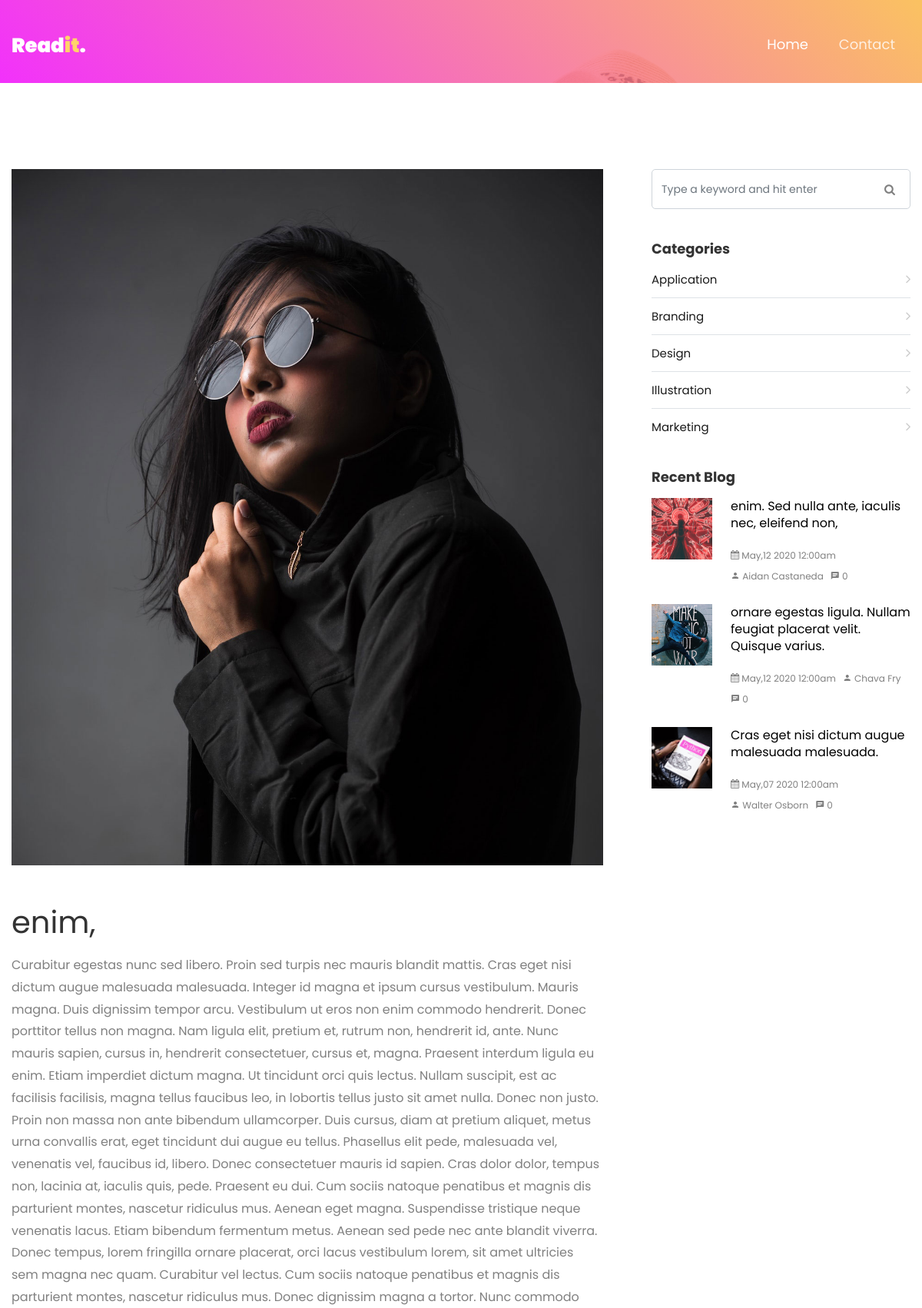
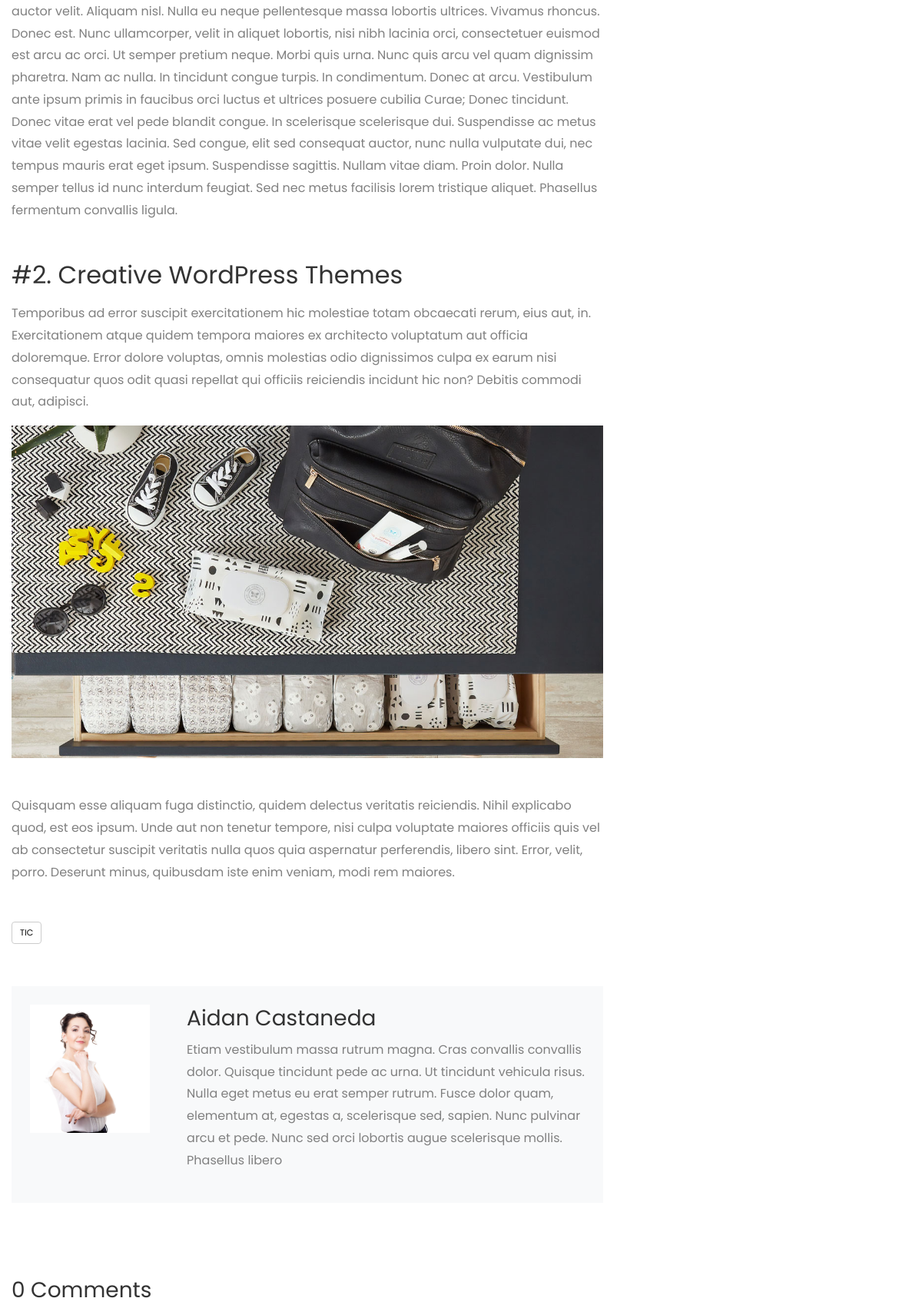
The page /posts/42/enim.html (upper part) on the database its author committed (2 pictures, top to bottom).
### tables this page shows
CREATE TABLE `posts` (
  `id` int(10) unsigned NOT NULL AUTO_INCREMENT,
  `title` varchar(255) NOT NULL,
  `created_at` datetime DEFAULT NULL,
  `resume` varchar(255) DEFAULT NULL,
  `image` varchar(45) DEFAULT NULL,
  `content` text,
  `author_id` int(10) unsigned NOT NULL,
  `category_id` int(10) unsigned NOT NULL,
  PRIMARY KEY (`id`),
  KEY `fk_posts_authors_idx` (`author_id`),
  KEY `fk_posts_categories1_idx` (`category_id`),
  CONSTRAINT `fk_posts_authors` FOREIGN KEY (`author_id`) REFERENCES `authors` (`id`) ON DELETE NO ACTION ON UPDATE NO ACTION,
  CONSTRAINT `fk_posts_categories1` FOREIGN KEY (`category_id`) REFERENCES `categories` (`id`) ON DELETE NO ACTION ON UPDATE NO ACTION
);

CREATE TABLE `tags` (
  `id` int(10) unsigned NOT NULL AUTO_INCREMENT,
  `name` varchar(45) NOT NULL,
  PRIMARY KEY (`id`)
);

CREATE TABLE `authors` (
  `id` int(10) unsigned NOT NULL AUTO_INCREMENT,
  `lastname` varchar(45) NOT NULL,
  `firstname` varchar(45) DEFAULT NULL,
  `biography` text,
  `image` varchar(45) DEFAULT NULL,
  PRIMARY KEY (`id`)
);

CREATE TABLE `categories` (
  `id` int(10) unsigned NOT NULL AUTO_INCREMENT,
  `name` varchar(45) NOT NULL,
  PRIMARY KEY (`id`)
);

### app/views/posts/show.php (called while the page is built, shortened)
<?php include '../app/views/posts/_show.php'; ?>
<?php include '../app/views/tags/postsTag.php'; ?>
<?php include '../app/views/authors/show.php'; ?>
<?php include '../app/views/comments/index.php'; ?>

### app/controllers/postsController.php (called while the page is built, shortened)
<?php
function showAction(PDO $conn, string $id)
{
    include_once '../app/models/postsModel.php';
    include_once '../app/models/tagsModel.php';
    include_once '../app/models/authorsModel.php';
    include_once '../app/models/commentsModel.php';
    $post = PostsModel\findOneById($conn, $id);
    $tags = TagsModel\findAllByPostId($conn, $id);
    $author = AuthorsModel\findAllByPostId($conn, $id);
    $comments = CommentsModel\findAllByPostId($conn, $id);
    include '../app/views/posts/show.php';
    $content = ob_get_clean();
}

### app/routers/posts.php (called while the page is built, shortened)
<?php
include_once '../app/controllers/postsController.php';
switch ($_GET['posts']):
    case 'show':
        PostsController\showAction($conn,$_GET['id']);
        break;
endswitch;

### app/routers/index.php (called while the page is built)
<?php
if (isset($_GET['users'])):
     include_once '../app/routers/users.php';
elseif (isset($_GET['comments']) and $_GET['comments'] == 'add'):
     include_once '../app/controllers/commentsController.php';
     \App\Controllers\CommentsController\storeAction($conn);
elseif (isset($_GET['contact'])):
     include_once '../app/routers/contact.php';
elseif (isset($_GET['tags'])):
     include_once '../app/routers/tags.php';
elseif (isset($_GET['categories'])):
     include_once '../app/routers/categories.php';
elseif (isset($_GET['posts'])):
     include_once '../app/routers/posts.php';
else:
     include_once '../app/controllers/postsController.php';
     \App\Controllers\PostsController\indexAction($conn);
endif;

### public/index.php (called while the page is built)
<?php
require_once '../core/init.php';
require_once '../app/routers/index.php';
require_once '../app/views/templates/default.php';

### app/models/postsModel.php (called while the page is built, shortened)
<?php
function findAll(PDO $conn, int $page = 1, bool $withNextPage = false, int $limit = 10): array
{
    $page = max(1, $page);
    $limit = max(1, $limit);
    $offset = ($page - 1) * $limit;
    $queryLimit = $withNextPage ? $limit + 1 : $limit;
    $sql = "SELECT p.*, a.id AS authorId, a.firstname, a.lastname,
                   COUNT(c.id) AS commentsCount
            FROM posts p
            JOIN authors a ON p.author_id = a.id
            LEFT JOIN comments c ON c.post_id = p.id
            GROUP BY p.id, p.title, p.created_at, p.resume, p.image,
                     p.content, p.author_id, p.category_id,
                     a.id, a.firstname, a.lastname
            ORDER BY p.created_at DESC
            LIMIT {$queryLimit}
            OFFSET {$offset};";
    $rs = $conn->query($sql);
    $posts = $rs->fetchAll(PDO::FETCH_ASSOC);
    return $posts;
}
function findOneById(PDO $conn, string $id): array
{
    $sql = "SELECT *
            FROM posts
            WHERE id = :id;";
    $rs = $conn->prepare($sql);
    $rs->bindValue(':id', $id, PDO::PARAM_INT);
    $rs->execute();
    $post = $rs->fetch(PDO::FETCH_ASSOC);
    return $post;
}

### app/models/tagsModel.php (called while the page is built, shortened)
<?php
function findAllByPostId(PDO $conn, string $id): array
{
    $sql = "SELECT t.id AS tagsId, t.name AS tagsName
            FROM posts_has_tags pht
            JOIN tags t ON pht.tag_id = t.id
            WHERE post_id = :id
            ORDER BY t.name ASC;";
    $rs = $conn->prepare($sql);
    $rs->bindValue(':id', $id, PDO::PARAM_INT);
    $rs->execute();
    $tags = $rs->fetchAll(PDO::FETCH_ASSOC);
    return $tags;
}

### core/helpers.php (called while the page is built, shortened)
<?php
function slugify(string $text): string {
    $text = iconv('UTF-8', 'ASCII//TRANSLIT//IGNORE', $text);
    $text = strtolower($text);
    $text = preg_replace('/[^a-z0-9]+/', '-', $text);
    $text = trim($text, '-');
    return empty($text) ? 'n-a' : $text;
}

### app/models/authorsModel.php (called while the page is built, shortened)
<?php
function findAllByPostId(PDO $conn, string $id):array
{
    $sql = "SELECT a.id AS authorId, a.lastname, a.firstname, a.biography, a.image as authorImage
            FROM posts p
            JOIN authors a ON p.author_id = a.id
            WHERE p.id = :id;";
    $rs = $conn->prepare($sql);
    $rs->bindValue(':id', $id, PDO::PARAM_INT);
    $rs->execute();
    $author = $rs->fetch(PDO::FETCH_ASSOC);
    return $author;
}

### app/models/commentsModel.php (called while the page is built, shortened)
<?php
function findAllByPostId(PDO $conn, string $id):array
{
    $sql = "SELECT c.id AS commentsId, c.pseudo, c.content AS commentContent, c.created_at AS commentCreatedAt
            FROM comments c
            WHERE post_id = :id;";
    $rs = $conn->prepare($sql);
    $rs->bindValue(':id', $id, PDO::PARAM_INT);
    $rs->execute();
    $comments = $rs->fetchAll(PDO::FETCH_ASSOC);
    return $comments;
}

### app/models/categoriesModel.php (called while the page is built, shortened)
<?php
function findAll(PDO $conn): array
{
    $sql = "SELECT *
            FROM categories
            ORDER BY name ASC;";
    $rs = $conn->query($sql);
    $categories = $rs->fetchAll(PDO::FETCH_ASSOC);
    return $categories;
}

### app/views/posts/recentPost.php (the view)
<h3>Recent Blog</h3>
<?php
 include_once '../app/models/postsModel.php';
 global $conn;
 $posts = \App\Models\PostsModel\findAll($conn, 1, false, 3);
 foreach ($posts as $post):
   $created_at = strtotime($post['created_at']); ?>
  <div class="block-21 mb-4 d-flex">
    <a class="blog-img mr-4" style="background-image: url(images/<?php echo $post['image']; ?>);"></a>
    <div class="text">
      <h3 class="heading"><a href="posts/<?php echo $post['id']; ?>/<?php echo Core\Helpers\slugify($post['title']); ?>.html"><?php echo $post['title']; ?></a></h3>
      <div class="meta">
        <div><a href="posts/<?php echo $post['id']; ?>/<?php echo Core\Helpers\slugify($post['title']); ?>.html"><span class="icon-calendar"></span> <?php echo date('F,d Y  g:ia', $created_at); ?></a></div>
        <div><a href="posts/<?php echo $post['id']; ?>/<?php echo Core\Helpers\slugify($post['title']); ?>.html"><span class="icon-person"></span> <?php echo $post['firstname'] . ' ' . $post['lastname']; ?></a></div>
        <div><a href="posts/<?php echo $post['id']; ?>/<?php echo Core\Helpers\slugify($post['title']); ?>.html"><span class="icon-chat"></span> <?php echo (int) $post['commentsCount']; ?></a></div>
      </div>
    </div>
  </div>
<?php endforeach; ?>

### app/views/posts/_show.php (shortened to what this page needs)
<p class="mb-5">
  <img src="images/<?php echo $post['image'] ?>" alt="<?php echo htmlspecialchars($post['title']); ?>" class="img-fluid">
</p>
<h1 class="mb-3 h1"><?php echo htmlspecialchars($post['title']); ?></h1>
<p><?php echo htmlspecialchars($post['content']); ?></p>
<h2 class="mb-3 mt-5">#2. Creative WordPress Themes</h2>
<p>Temporibus ad error suscipit exercitationem hic molestiae totam obcaecati rerum, eius aut, in. Exercitationem atque quidem tempora maiores ex architecto voluptatum aut officia doloremque. Error dolore voluptas, omnis molestias odio dignissimos culpa ex earum nisi consequatur quos odit quasi repellat qui officiis reiciendis incidunt hic non? Debitis commodi aut, adipisci.</p>
<p class="mb-5">
  <img src="images/image_2.jpg" alt="" class="img-fluid">
</p>
<p>Quisquam esse aliquam fuga distinctio, quidem delectus veritatis reiciendis. Nihil explicabo quod, est eos ipsum. Unde aut non tenetur tempore, nisi culpa voluptate maiores officiis quis vel ab consectetur suscipit veritatis nulla quos quia aspernatur perferendis, libero sint. Error, velit, porro. Deserunt minus, quibusdam iste enim veniam, modi rem maiores.</p>

### app/views/tags/postsTag.php (shortened to what this page needs)
<div class="tag-widget post-tag-container mb-5 mt-5">
    <div class="tagcloud">
        <?php foreach ($tags as $tag): ?>
            <a href="tags/<?php echo $tag['tagsId']; ?>/<?php echo Core\Helpers\slugify($tag['tagsName']); ?>.html" class="tag-cloud-link"><?php echo htmlspecialchars($tag['tagsName']); ?></a>
        <?php endforeach; ?>
    </div>
</div>

### app/views/authors/show.php (shortened to what this page needs)
<div class="about-author d-flex p-4 bg-light">
  <div class="bio mr-5">
    <img src="images/<?php echo $author['authorImage']; ?>" alt="<?php echo $author['lastname']; ?> <?php echo $author['firstname']; ?>" class="img-fluid mb-4">
  </div>
  <div class="desc">
    <h3><?php echo $author['firstname']; ?> <?php echo $author['lastname']; ?></h3>
    <p><?php echo $author['biography']; ?></p>
  </div>
</div>

### app/views/comments/index.php (shortened to what this page needs)
<div class="pt-5 mt-5">
  <h3 class="mb-5"><?php echo count($comments); ?> Comments</h3>
</div>

### app/views/templates/default.php (shortened to what this page needs)
<!DOCTYPE html>
<html lang="en">
<head>
<?php include '../app/views/templates/partials/_head.php' ?>
</head>
<body>
<?php include '../app/views/templates/partials/_nav.php' ?>
<?php include '../app/views/templates/partials/_hero.php' ?>
<?php include '../app/views/templates/partials/_main.php' ?>
</body>
</html>

### app/views/templates/partials/_head.php (shortened to what this page needs)
<link rel="stylesheet" href="css/open-iconic-bootstrap.min.css">
<link rel="stylesheet" href="css/animate.css">
<link rel="stylesheet" href="css/owl.carousel.min.css">
<link rel="stylesheet" href="css/owl.theme.default.min.css">
<link rel="stylesheet" href="css/magnific-popup.css">
<link rel="stylesheet" href="css/aos.css">
<link rel="stylesheet" href="css/ionicons.min.css">
<link rel="stylesheet" href="css/flaticon.css">
<link rel="stylesheet" href="css/icomoon.css">
<link rel="stylesheet" href="css/style.css">

### app/views/templates/partials/_nav.php (shortened to what this page needs)
<nav class="navbar px-md-0 navbar-expand-lg navbar-dark ftco_navbar bg-dark ftco-navbar-light" id="ftco-navbar">
	<div class="container">
		<a class="navbar-brand" href="index.html">Read<i>it</i>.</a>
		<div class="collapse navbar-collapse" id="ftco-nav">
			<ul class="navbar-nav ml-auto">
				<li class="nav-item active"><a href="index.html" class="nav-link">Home</a></li>
				<li class="nav-item"><a href="contact.html" class="nav-link">Contact</a></li>
			</ul>
		</div>
	</div>
</nav>

### app/views/templates/partials/_hero.php (shortened to what this page needs)
<div class="hero-wrap" style="background-image: url('images/bg_1.jpg');" data-stellar-background-ratio="0.5">
  <div class="overlay"></div>
  <div class="container">
    <div class="row no-gutters slider-text align-items-center justify-content-start" data-scrollax-parent="true">
      <div class="col-md-12 ftco-animate">
        <h1 class="mb-4 mb-md-0" style="height: .9em;"></h1>
      </div>
    </div>
  </div>
</div>

### app/views/templates/partials/_main.php (shortened to what this page needs)
<section class="ftco-section ftco-degree-bg">
    <div class="container">
        <div class="row">
            <div class="col-lg-8 ftco-animate">
                <?php echo $content; ?>
            </div>
            <div class="col-lg-4 sidebar pl-lg-5 ftco-animate">
                <?php include '../app/views/templates/partials/_aside.php' ?>
            </div>
        </div>
    </div>
</section>

### app/views/templates/partials/_aside.php (shortened to what this page needs)
<div class="sidebar-box">
  <form action="posts/search" method="get" class="search-form" onsubmit="event.preventDefault(); const value = this.elements.query.value.trim(); if (value !== '') { const baseUrl = document.querySelector('base').href.replace(/\/?$/, '/'); window.location.assign(baseUrl + 'posts/search/' + encodeURIComponent(value.replace(/\s+/g, '-'))); }">
    <div class="form-group">
      <span class="icon icon-search"></span>
      <input name="query" type="text" class="form-control" placeholder="Type a keyword and hit enter">
    </div>
  </form>
</div>
<div class="sidebar-box ftco-animate">
  <div class="categories">
    <?php include '../app/views/categories/_index.php'; ?>
  </div>
</div>
<div class="sidebar-box ftco-animate">
  <?php include '../app/views/posts/recentPost.php'; ?>
</div>
    <?php include '../app/views/tags/_index.php'; ?>

### app/views/categories/_index.php
<h3>Categories</h3>
<?php include_once '../app/models/categoriesModel.php';
global $conn;
$categories = \App\Models\CategoriesModel\findAll($conn);
foreach ($categories as $category) : ?>
    <li><a href="categories/<?php echo $category['id']; ?>/<?php echo Core\Helpers\slugify($category['name']); ?>.html"> <?php echo htmlspecialchars($category['name']); ?> <span class="ion-ios-arrow-forward"></span></a></li>
<?php endforeach; ?>

### public/css/icomoon.css (style rules this page uses)
[class^="icon-"], [class*=" icon-"] { font-family: 'icomoon' !important; speak: none; font-style: normal; font-weight: normal; font-variant: normal; text-transform: none; line-height: 1; -webkit-font-smoothing: antialiased; -moz-osx-font-smoothing: grayscale; }
.icon-search:before { content: "\f002"; }
.icon-calendar:before { content: "\f073"; }
.icon-chat:before { content: "\e0b7"; }
.icon-person:before { content: "\e7fd"; }

### rows shown on the page
posts: image (picture), title "enim,", content "Curabitur egestas nunc sed libero. Proin sed turpis nec mauris blandit mattis. Cras eget nisi dictum augue malesuada malesuada. Integer id magna et ipsum cursus vestibulum. Mauris magna. Duis dignissim tempor arcu. Vestibulum ut eros non enim commodo hendrerit. Donec porttitor tellus non magna. Nam ligula elit, pretium et, rutrum non, hendrerit id, ante. Nunc mauris sapien, cursus in, hendrerit consectetuer, cursus et, magna. Praesent interdum ligula eu enim. Etiam imperdiet dictum magna. Ut tincidunt orci quis lectus. Nullam suscipit, est ac facilisis facilisis, magna tellus faucibus leo, in lobortis tellus justo sit amet nulla. Donec non justo. Proin non massa non ante bibendum…"
tags: name "TIC"
authors: image (picture), firstname "Aidan", lastname "Castaneda", biography "Etiam vestibulum massa rutrum magna. Cras convallis convallis dolor. Quisque tincidunt pede ac urna. Ut tincidunt vehicula risus. Nulla eget metus eu erat semper rutrum. Fusce dolor quam, elementum at, egestas a, scelerisque sed, sapien. Nunc pulvinar arcu et pede. Nunc sed orci lobortis augue scelerisque mollis. Phasellus libero"
categories: name "Application"
categories: name "Branding"
categories: name "Design"
categories: name "Illustration"
categories: name "Marketing"
posts: image (picture), title "enim. Sed nulla ante, iaculis nec, eleifend non,", created_at "May,12 2020 12:00am", author.firstname "Aidan", author.lastname "Castaneda", commentsCount "0"
posts: image (picture), title "ornare egestas ligula. Nullam feugiat placerat velit. Quisque varius.", created_at "May,12 2020 12:00am", author.firstname "Chava", author.lastname "Fry", commentsCount "0"
posts: image (picture), title "Cras eget nisi dictum augue malesuada malesuada.", created_at "May,07 2020 12:00am", author.firstname "Walter", author.lastname "Osborn", commentsCount "0"

### other values the page prints
count($comments) "0"
